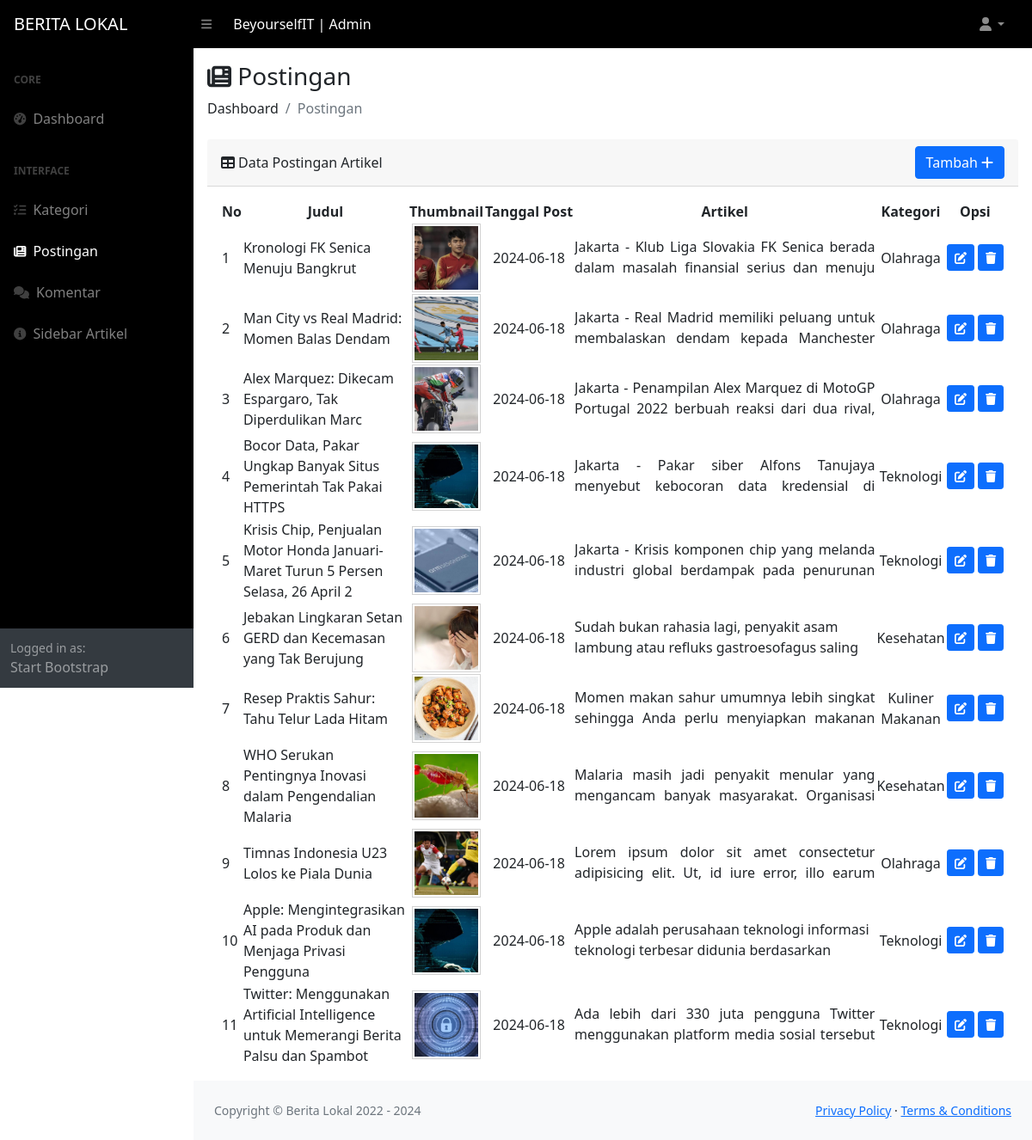
The page /dashboard/index.php?page=postingan (signed in) on the database its author committed.
### tables this page shows
CREATE TABLE `tb_post` (
  `id` int(20) NOT NULL,
  `judul_post` varchar(255) NOT NULL,
  `tanggal_post` date DEFAULT NULL,
  `thumbnail` varchar(255) NOT NULL,
  `artikel_post` longtext NOT NULL,
  `id_kategori` int(20) NOT NULL,
  `created_at` datetime DEFAULT NULL,
  `updated_at` datetime DEFAULT NULL
);

CREATE TABLE `tb_kategori` (
  `id` int(20) NOT NULL,
  `kategori` varchar(50) NOT NULL,
  `created_at` timestamp NULL DEFAULT NULL,
  `updated_at` timestamp NULL DEFAULT NULL
);

### dashboard/pages/hal_postingan.php (the view, shortened to what this page needs)
<?php
    $sql = "SELECT tb_post.id, tb_post.judul_post, tb_post.tanggal_post, tb_post.thumbnail, tb_post.artikel_post,
    tb_post.id_kategori, tb_kategori.kategori FROM tb_post INNER JOIN tb_kategori ON tb_post.id_kategori = tb_kategori.id";
    $res = mysqli_query($koneksi, $sql);
?>
<div class="container-fluid px-3">
    <h3 class="mt-3"><i class="fas fa-newspaper"></i> Postingan</h3>
    <ol class="breadcrumb mb-4">
        <li class="breadcrumb-item">Dashboard</li>
        <li class="breadcrumb-item active">Postingan</li>
    </ol>
    <div class="row">
        <div class="col">
            <div class="card-header d-flex justify-content-between">
                <div class="nama-tabel d-flex align-items-center">
                    <i class="fas fa-table me-1"></i>
                    Data Postingan Artikel
                </div>
                <button class="btn btn-primary" data-bs-toggle="modal" data-bs-target="#exampleModal">Tambah <i class="fas fa-plus"></i></button>
            </div>
            <div class="card-body">
                <div class="table-responsive">
                    <table id="datatablesSimple">
                        <thead>
                            <tr>
                                <th nowrap="nowrap" class="text-center">No</th>
                                <th nowrap="nowrap" class="text-center">Judul</th>
                                <th nowrap="nowrap" class="text-center">Thumbnail</th>
                                <th nowrap="nowrap" class="text-center">Tanggal Post</th>
                                <th nowrap="nowrap" class="text-center">Artikel</th>
                                <th nowrap="nowrap" class="text-center">Kategori</th>
                                <th nowrap="nowrap" class="text-center">Opsi</th>
                            </tr>
                        </thead>
                        <tbody>
                            <?php
                                $no = 0;
                                while ($data = mysqli_fetch_assoc($res)) :
                                $no++;
                            ?>
                                <tr>
                                    <td><?= $no; ?></td>
                                    <td class="w-25"><?= $data['judul_post']; ?></td>
                                    <td class="text-center">
                                        <img src="thumbnail/<?= $data['thumbnail']; ?>" alt="thumbnail" width="80" height="80" class="thumb-post">
                                    </td>
                                    <td class="text-center"><?= $data['tanggal_post']; ?></td>
                                    <td class="w-50 ">
                                        <div class="artikel-post">
                                            <?= $data['artikel_post']; ?>
                                        </div>
                                    </td>
                                    <td class="text-center"><?= $data['kategori']; ?></td>
                                    <td nowrap="nowrap">
                                        <a href="index.php?page=edit_post&id=<?= $data['id']; ?>" class="btn btn-primary btn-sm" title="Edit"><i class="fas fa-edit"></i></a>
                                        <button type="button" class="btn btn-primary btn-sm" data-bs-toggle="modal" data-bs-target="#exampleModal<?= $data['id']; ?>" title="Hapus"><i class="fas fa-trash"></i></button>
                                    </td>
                                </tr>
                            <?php
                                endwhile;
                            ?>
                        </tbody>
                    </table>
                </div>
            </div>
        </div>
    </div>
</div>

### dashboard/css/style_dashboard.css (style rules this page uses)
.artikel-post { height: 50px; overflow: hidden; }
.thumb-post { object-fit: cover; border: 1px solid lightgrey; padding: 2px; }

### rows shown on the page
tb_post: judul_post "Kronologi FK Senica Menuju Bangkrut", thumbnail (picture), tanggal_post "2024-06-18", artikel_post "Jakarta - Klub Liga Slovakia FK Senica berada dalam masalah finansial serius dan menuju…", id_kategori.kategori "Olahraga"
tb_post: judul_post "Man City vs Real Madrid: Momen Balas Dendam", thumbnail (picture), tanggal_post "2024-06-18", artikel_post "Jakarta - Real Madrid memiliki peluang untuk membalaskan dendam kepada Manchester…", id_kategori.kategori "Olahraga"
tb_post: judul_post "Alex Marquez: Dikecam Espargaro, Tak Diperdulikan Marc", thumbnail (picture), tanggal_post "2024-06-18", artikel_post "Jakarta - Penampilan Alex Marquez di MotoGP Portugal 2022 berbuah reaksi dari dua rival,…", id_kategori.kategori "Olahraga"
tb_post: judul_post "Bocor Data, Pakar Ungkap Banyak Situs Pemerintah Tak Pakai HTTPS", thumbnail (picture), tanggal_post "2024-06-18", artikel_post "Jakarta - Pakar siber Alfons Tanujaya menyebut kebocoran data kredensial di…", id_kategori.kategori "Teknologi"
tb_post: judul_post "Krisis Chip, Penjualan Motor Honda Januari-Maret Turun 5 Persen Selasa, 26 April 2", thumbnail (picture), tanggal_post "2024-06-18", artikel_post "Jakarta - Krisis komponen chip yang melanda industri global berdampak pada penurunan…", id_kategori.kategori "Teknologi"
tb_post: judul_post "Jebakan Lingkaran Setan GERD dan Kecemasan yang Tak Berujung", thumbnail (picture), tanggal_post "2024-06-18", artikel_post "Sudah bukan rahasia lagi, penyakit asam lambung atau refluks gastroesofagus saling…", id_kategori.kategori "Kesehatan"
tb_post: judul_post "Resep Praktis Sahur: Tahu Telur Lada Hitam", thumbnail (picture), tanggal_post "2024-06-18", artikel_post "Momen makan sahur umumnya lebih singkat sehingga Anda perlu menyiapkan makanan…", id_kategori.kategori "Kuliner Makanan"
tb_post: judul_post "WHO Serukan Pentingnya Inovasi dalam Pengendalian Malaria", thumbnail (picture), tanggal_post "2024-06-18", artikel_post "Malaria masih jadi penyakit menular yang mengancam banyak masyarakat. Organisasi…", id_kategori.kategori "Kesehatan"
tb_post: judul_post "Timnas Indonesia U23 Lolos ke Piala Dunia", thumbnail (picture), tanggal_post "2024-06-18", artikel_post "Lorem ipsum dolor sit amet consectetur adipisicing elit. Ut, id iure error, illo earum…", id_kategori.kategori "Olahraga"
tb_post: judul_post "Apple: Mengintegrasikan AI pada Produk dan Menjaga Privasi Pengguna", thumbnail (picture), tanggal_post "2024-06-18", artikel_post "Apple adalah perusahaan teknologi informasi teknologi terbesar didunia berdasarkan…", id_kategori.kategori "Teknologi"
tb_post: judul_post "Twitter: Menggunakan Artificial Intelligence untuk Memerangi Berita Palsu dan Spambot", thumbnail (picture), tanggal_post "2024-06-18", artikel_post "Ada lebih dari 330 juta pengguna Twitter menggunakan platform media sosial tersebut…", id_kategori.kategori "Teknologi"

### other values the page prints
$_SESSION['nama_admin'] "BeyourselfIT"
